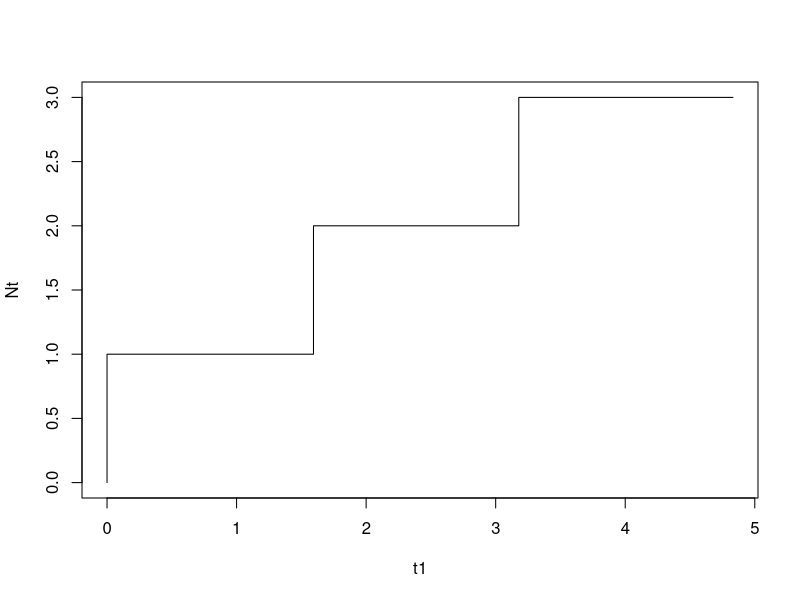

Reproduce this figure in R.
## ---- chunk 1
library(expm)
a=matrix(c(0.35,0.65),ncol = 1,byrow = T)
p=matrix(c(0.7,0.3,0.4,0.6),ncol=2,byrow = T)
PT=c('P12^2','P11^4','P21^10','P(X5=1)','p(X8=2)')
Pr=c((p%^%2)[1,2],(p%^%4)[1,1],(p%^%10)[2,1],(t(a)%*%(p%^%5))[1],(t(a)%*%(p%^%8))[2])
data.frame(PT,Pr)
## ---- chunk 2
s=seq(1,4,1)
a=matrix(c(0.1,0.2,0.3,0.4),ncol=1,byrow = T)
p=matrix(c(0.5,0.5,0,0,0,0.3,0.3,0.4,0.2,0.2,0.4,0.2,1,0,0,0),ncol = 4,byrow = T)
x=rep(0,5)
x[1]=sample(s,1,prob = a)
for(i in 2:5){
  x[i]=sample(s,1,prob = p[x[i-1],])
}
x
## ---- chunk 3
s=seq(1,3,1)
a=matrix(c(0.3,0.5,0.2),ncol = 1,byrow = T)
p=matrix(c(.3,.2,.5,.2,.5,.3,.3,.4,.3),ncol = 3,byrow =T )
x=rep(0,5)
x[1]=sample(s,1,prob=a)
for(i in 2:5){
  x[i]=sample(s,1,prob = p[x[i-1],])
}
x
## ---- chunk 4
y=c(0,1,2,3,4)
s=seq(1,5,1)
n=5
a=matrix(c(.1,.2,.3,.2,.2),ncol = 1,byrow = T)
p=matrix(c(1,0,0,0,0,0.4,0,0.6,0,0,0,0.5,0,.5,0,0,0,0.2,0,0.8,0,0,0,0,1),ncol = 5,byrow = T)
x=c(0,n+1)
x[1]=sample(s,1,prob = a)
for(i in 2:n){
  x[i]=sample(s,1,prob = p[x[i-1],])
}
y[x]
## ---- chunk 5
y=c(0,1,2,3,4,5)
s=seq(1:5)
a=matrix(c(.1,.2,.3,.2,.2),ncol = 1,byrow = T)
p=matrix(c(1,0,0,0,0,0.4,0,0.6,0,0,0,0.5,0,.5,0,0,0,0.2,0,0.8,0,0,0,0,1),ncol = 5,byrow = T)
n=7
x=c(0,n+1)
x[1]=sample(s,1,prob=a)
for(i in 1:n){
  x[i+1]=sample(s,1,prob=p[x[i],])
}
y[x]
## ---- chunk 6
library(expm)
p=matrix(c(.5,.25,.25,0,0,.25,.25,.5,.25,.5,.25,0,.25,.25,.25,.25),nrow = 4,byrow = T)
p_10=p%^%1000
zapsmall(p_10)
k=nrow(p)
A=rbind(diag(rep(1,k))-t(p),rep(1,k))
b=matrix(c(rep(0,k),1),ncol=1)
solve(t(A)%*%A,t(A)%*%b)
cat("Limitting Distribution:",(p_10[1,]),"\n")
cat("Stationary Distribution",solve(t(A)%*%A,t(A)%*%b),"\n")
## ---- chunk 7
p=matrix(c(0,0,0,0,1,1,0,0,0,0,.5,.5,0,0,0,1/3,1/3,1/3,0,0,1/4,1/4,1/4,1/4,0),5,5)
p_10=p%^%1000
zapsmall(p_10)
k=nrow(p)
A=rbind(diag(rep(1,k))-t(p),rep(1,k))
b=matrix(c(rep(0,k),1),ncol=1)
solve(t(A)%*%A,t(A)%*%b)
cat("Limitting Distribution:",(p_10[1,]),"\n")
cat("Stationary Distribution",solve(t(A)%*%A,t(A)%*%b),"\n")
## ---- chunk 8
z=c(0,1,2,3)
pz=c(.2,.3,.2,.3)
x=rep(0,6)
x[1]=2
for (i in 1:5){
  x[i+1]=sum(sample(z,prob = pz,replace=T,size = x[i]))
}
x
## ---- chunk 9
z=c(0,1,2,3)
pz=c(.25,.35,.3,.1)
x=rep(0,8)
x[1]=3
for(i in 1:8){
  x[i+1]=sum(sample(z,prob = pz,replace=T,size = x[i]))
}
x
## ---- chunk 10
lambda=2
time=5
inter=rexp(20,rate=lambda)
arr=cumsum(inter)
n=length(arr)
t1=c(0,arr)
t2=c(arr,time)
data.frame(t1,"..."=rep("<=t<",n+1),t2,Nt=seq(0,n))
## ---- chunk 11
lambda=1
t=c(1.5,2.2,3.8,7.5,8.8)
n=length(t)
Nt=rep(0,n)
Nt[1]=rpois(1,lambda*t[1])
for (i in 2:n){
  Nt[i]=rpois(1,lambda*t[i-1])
}
Nt=cumsum(Nt)
data.frame(t,Nt)
## ---- chunk 12
lambda=1
time=15
inter=rexp(30,rate=lambda)
arr=cumsum(inter)
arr=arr[arr<time]
n=length(arr)
x=rnorm(n,1000,20)
zt=c(10000,10000+cumsum(x))
t1=c(0,arr)
t2=c(arr,time)
data.frame(t1,".."=rep("<=t<",n+1),t2,Nt=seq(0,n),zt)
## ---- chunk 13
lambda=1
mu=1.3
t=15
n=30
inter=rexp(n,lambda)
arr=cumsum(inter)
arr=arr[arr<t]
n1=length(arr)
ser=rexp(n1,mu)
dep=rep(0,n1)
dep[1]=arr[1]+ser[1]
for (i in 2:n1){
  dep[i]=max(arr[i],dep[i-1]+ser[i])
}
dep=dep[dep<t]
start=sort(c(0,arr,dep))
n=length(start)
end=sort(c(t,arr,dep))
Nt=rep(0,n)
for(i in 2:n){
  Nt[i]=sum(arr<=start[i])-sum(dep<=start[i])
}
d1=data.frame(start,to=rep(" <= t < ",n),end,Nt)
d1

## ---- chunk 14
#lambda=2; t=5;inter=rexp(n=2*lambda*t,rate=lambda);
#mu=2;t=5;inter=rnorm(n=20,mu,sqrt(0.0625))
#alpha=2;beta=2;t=10;inter=rgamma(n=200,alpha,beta);
mu=0.5;sig2=0.0025;t=5;inter=rlnorm(n=20,mu,sqrt(sig2))
#a=0; b=5; t=15; inter=runif(n=200,a,b)
arr=cumsum(inter);
arr=arr[arr<t]
n=length(arr);
t1=c(0,arr)
ti=rep("<=t<",n+1)
t2=c(arr,t)
Nt=seq(0,n);
dat=data.frame("start"=round(t1,3),ti,"to"=round(t2,3),Nt)
dat
plot(t1,Nt,type="S")
